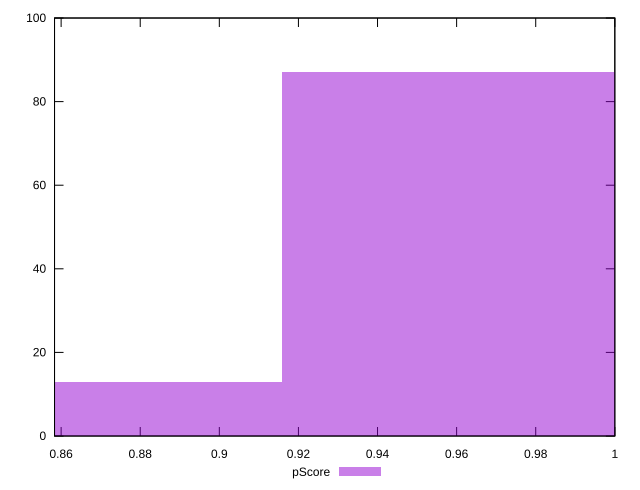

Write the gnuplot code that produced this figure.
reset

$pScore <<EOF
0.9639585524934688 87
0.8675626972441219 13
EOF

set key outside below
set boxwidth 0.09639585524934688
set xrange [0.8583333333333334:1]
set yrange [0:100]
set trange [0:100]
set style fill transparent solid 0.5 noborder
set terminal svg size 640, 490 enhanced background rgb 'white'
set output "reports/report_00027_2021-02-24T12-40-31.850Z/unused-css-rules/samples/music/pScore/histogram.svg"

plot $pScore title "pScore" with boxes

reset
